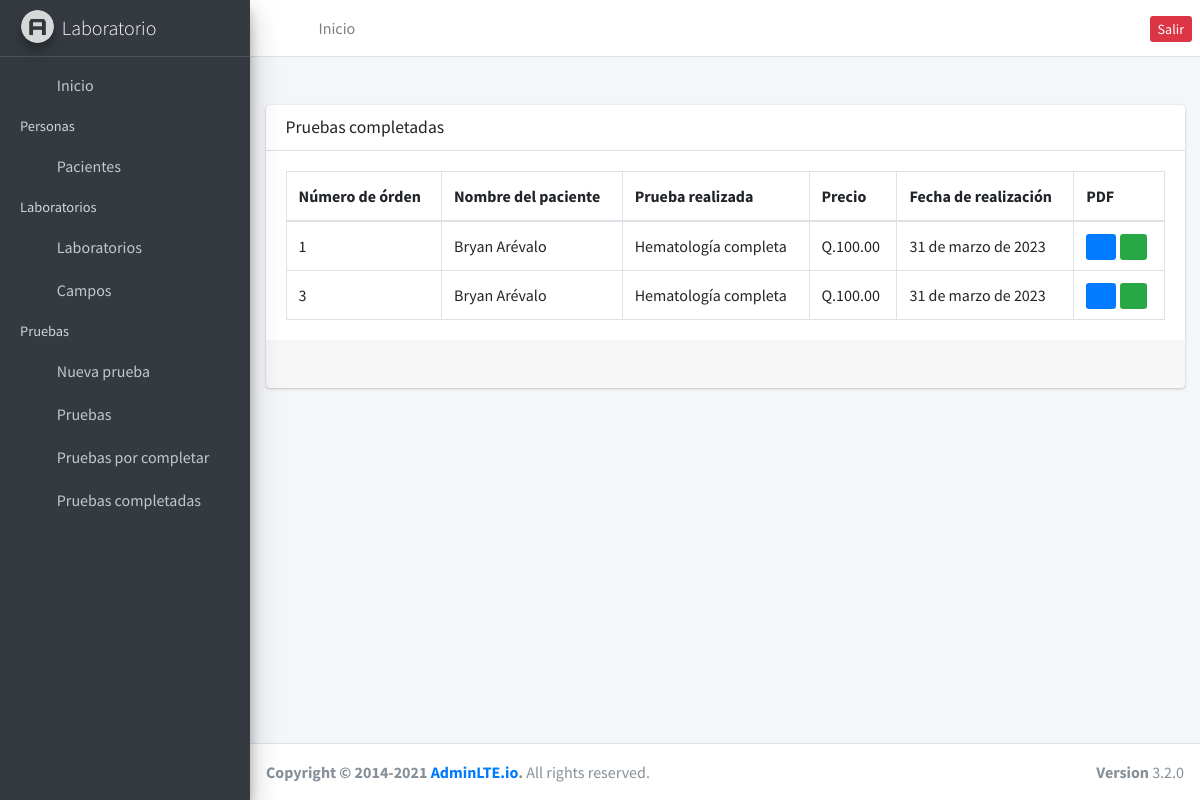
The app's page /tests/completed/ (signed in) with its own data.
### testsApp/models.py (models this page shows, shortened)
class Test(models.Model):
    patient = models.ForeignKey(Clients, on_delete=models.PROTECT)
    lab = models.ForeignKey(Laboratory, on_delete=models.PROTECT)
    completed = models.BooleanField(default=False)
    comment = models.CharField(default='No hay comentarios', max_length=255)
    created_at = models.DateField(default=datetime.date.today)

### clientes/models.py (models this page shows, shortened)
class Clients(models.Model):
    name = models.CharField(max_length=255, default='N/A', null=False)
    birth = models.DateField(default=datetime.date.today, auto_now=False)
    phone = models.CharField(max_length=15, null=True)
    dpi = models.CharField(max_length=20, null=False, default='N/A')
    email = models.EmailField(default='n/a', null=False)
    sex = models.IntegerField(default=1)
    nit = models.CharField(max_length=20, default='N/A')
    created_at = models.DateField(auto_now=True)

### laboratories/models.py (models this page shows, shortened)
class Laboratory(models.Model):
    name = models.CharField(max_length=255, null=False)
    price = models.FloatField(default=0.00, null=False)

### testsApp/views.py (the view)
# urls.py: path('completed/', completed_tests, name="completed_tests"),
@login_required
def completed_tests(request):
    tests = Test.objects.filter(completed=True).order_by(
        '-created_at').select_related('patient', 'lab')
    page = request.GET.get('page', 1)
    try:
        paginator = Paginator(tests, 10)
        clients = paginator.page(page)
    except:
        return redirect('/tests')
    context = {'entity': tests, 'paginator': paginator}
    return render(request, 'completed_tests.html', context)

### testsApp/templates/completed_tests.html (shortened to what this page needs)
{% extends "base.html" %} {% block content %}
<div class="card mt-4">
  <div class="card-header">
    <h3 class="card-title">Pruebas completadas</h3>
  </div>
  <div class="card-body">
    <table class="table table-bordered">
      <thead>
        <tr>
          <th>Número de órden</th>
          <th>Nombre del paciente</th>
          <th>Prueba realizada</th>
          <th>Precio</th>
          <th>Fecha de realización</th>
          <th>PDF</th>
        </tr>
      </thead>
      <tbody>
        {% for test in entity %}
        <tr>
          <td>{{ test.id }}</td>
          <td>{{ test.patient.name }}</td>
          <td>{{ test.lab.name }}</td>
          <td>Q.{{ test.lab.price|stringformat:'.2f' }}</td>
          <td>{{ test.created_at }}</td>
          <td>
            <a href="{% url 'send_pdf' test.id %}" target="_blank" class="btn-sm btn-primary">
              <i class="fas fa-file-pdf"></i>
            </a>
            <a
              class="ml-1 btn-sm btn-success whatsappButton"
              url="{% url 'send_pdf' test.id %}"
              phone="{{ test.patient.phone }}"
              testName="{{ test.lab.name }}"
            >
              <i class="fab fa-whatsapp"></i>
            </a>
          </td>
        </tr>
        {% endfor %}
      </tbody>
    </table>
  </div>
  <div class="card-footer clearfix">{% include 'paginator.html' %}</div>
  <div class="card-footer clearfix"></div>
</div>
{% endblock %}

### records on screen
Test: id "1", patient.name "Bryan Arévalo", lab.name "Hematología completa", lab.price "100.00", created_at "31 de marzo de 2023"
Test: id "3", patient.name "Bryan Arévalo", lab.name "Hematología completa", lab.price "100.00", created_at "31 de marzo de 2023"
